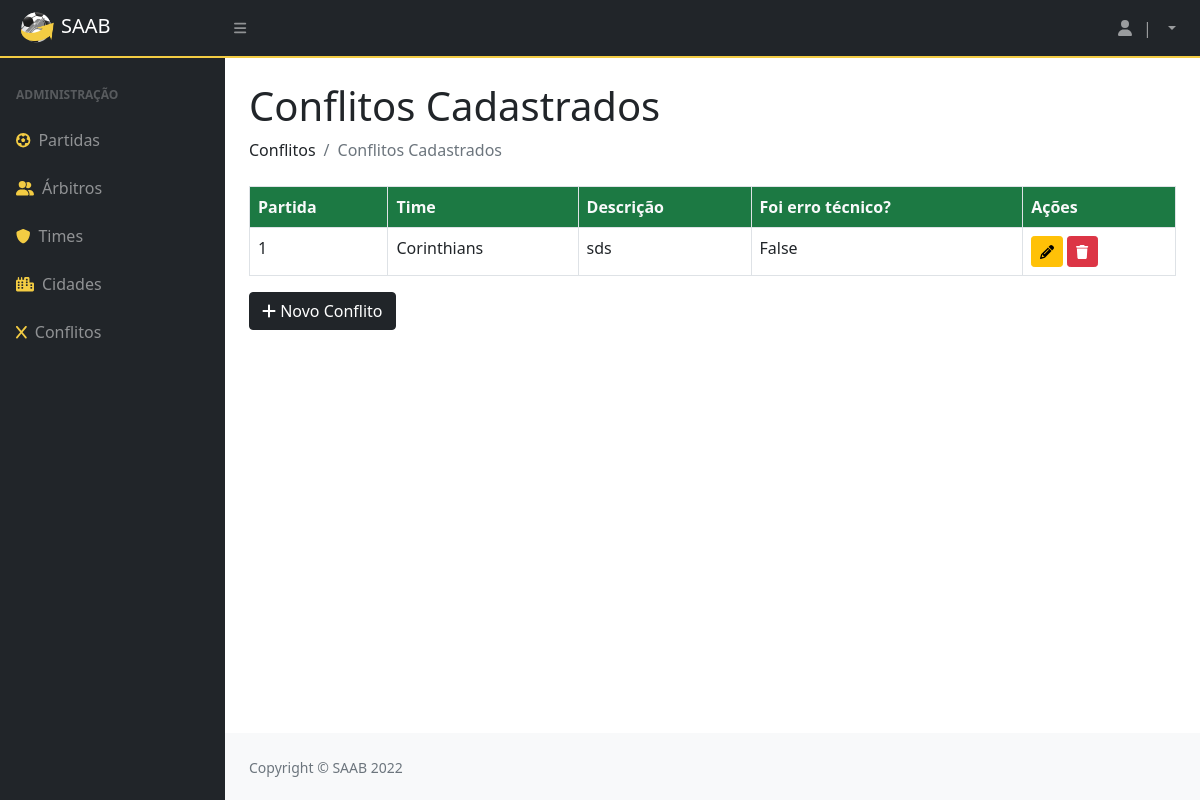
/conflitos/, run on the app's committed database.
### privado/models.py (models this page shows)
class Conflito(models.Model):
    codigo = models.AutoField(primary_key=True)
    partida = models.ForeignKey(Partida, on_delete=models.CASCADE)
    time = models.ForeignKey(Time, on_delete=models.CASCADE)
    descricao = models.TextField(max_length=260)
    errotecnico = models.BooleanField()

class Partida(models.Model):
    codigo = models.AutoField(primary_key=True)
    usuario = models.ForeignKey(Usuario, on_delete=models.CASCADE)
    arbitro = models.ForeignKey(Arbitro, on_delete=models.CASCADE)
    visitante  = models.ForeignKey(Time, on_delete=models.CASCADE, related_name='visitante')
    local  = models.ForeignKey(Time, on_delete=models.CASCADE, related_name='local')
    data = models.DateField()
    def __str__(self):
        return str(self.codigo)

class Time(models.Model):
    codigo = models.AutoField(primary_key=True)
    nome = models.CharField(max_length=100)
    cidade = models.ForeignKey(Cidade, on_delete=models.CASCADE)
    def __str__(self):
        return (self.nome)

### privado/views.py (the view)
# urls.py: path('conflitos/', conflitos , name="url_conflitos"),
@has_permission_decorator('mexer_no_sistema')
def conflitos(request):
    conflito = Conflito.objects.all()
    parametros = {"conflito": conflito}
    return render(request, "SAAB/conflitos.html", parametros)

### privado/templates/SAAB/conflitos.html (shortened to what this page needs)
{% extends 'SAAB/layout.html' %}
{% block conteudo %}
{% load static %}
{% load crispy_forms_tags %}
<!DOCTYPE html>
<html lang="en">
    <head>
    </head>
    <body>
      <h1 class="mt-4">Conflitos Cadastrados</h1>
      <ol class="breadcrumb mb-4">
        <li class="breadcrumb-item">Conflitos</li>
        <li class="breadcrumb-item active">Conflitos Cadastrados</li>
      </ol>
      <table class="table table-bordered">
        <thead>
          <tr>
            <th>Partida</th>
            <th>Time</th>
            <th>Descrição</th>
            <th>Foi erro técnico?</th>
            <th>Ações</th>
          </tr>
        </thead>
        {% for i in conflito %}
        <tr>
          <td>{{ i.partida }}</td>
          <td>{{ i.time }}</td>
          <td>{{ i.descricao }}</td>
          <td>{{ i.errotecnico }}</td>
          <td>
            <a href="{% url 'url_updateConflito' i.codigo %}"><button class="btn btn-warning btn-sm"><i class="fas fa-pencil"></i></button></a>
            <a href="{% url 'url_deleteConflito' i.codigo %}"><button class="btn btn-danger btn-sm"><i class="fas fa-trash"></i></button></a>
          </td>
        </tr>
        {% endfor %}
      </table>
      <a href="{% url 'url_formConflito' %}"><button class="btn btn-dark"><i class="fa-solid fa-plus"></i>&nbsp;Novo Conflito</button></a>
    </body>
  </html>
{% endblock %}

### data on the page
Conflito: partida "1", time "Corinthians", descricao "sds", errotecnico "False"
